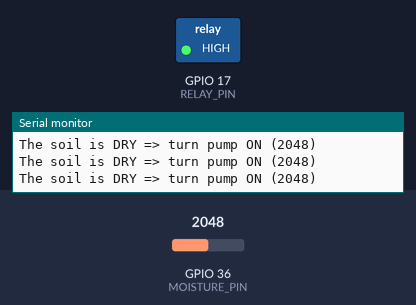
Bench run of a sketch on a simulated ESP32. Shown: switched loads named in the sketch (green lamp = pin HIGH), the last lines printed to the serial monitor. The test bench sets the inputs (shaded band); at power-on: GPIO 36 (MOISTURE_PIN) = 2048.

Above: at 1.2 s.
1.3 s: GPIO 36 (MOISTURE_PIN) set to 1555
2.8 s: GPIO 36 (MOISTURE_PIN) set to 1457
At 4.0 s:
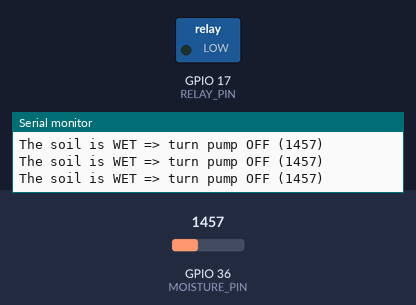
4.3 s: GPIO 36 (MOISTURE_PIN) set to 1540
At 5.4 s:
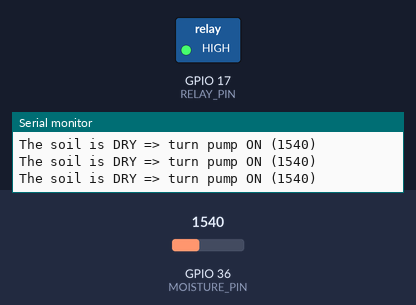
5.9 s: GPIO 36 (MOISTURE_PIN) set to 1460
At 6.7 s:
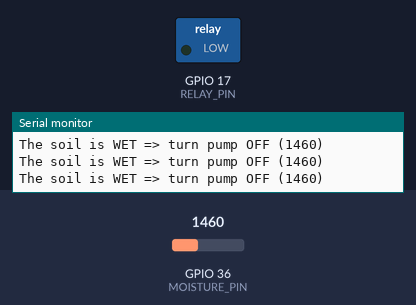
Timing chart, 0 to 8.5 s (numbered marks = the images above; inputs shaded):
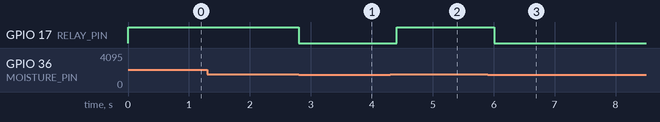

The sketch:

sketch_jan15a.ino
```cpp
/*
 * This ESP32 code is created by esp32io.com
 *
 * This ESP32 code is released in the public domain
 *
 * For more detail (instruction and wiring diagram), visit https://esp32io.com/tutorials/esp32-automatic-irrigation-system
 */

#define RELAY_PIN    17 // ESP32 pin GPIO17 that connects to relay
#define MOISTURE_PIN 36 // ESP32 pin GPIO36 (ADC0) that connects to AOUT pin of moisture sensor

#define THRESHOLD 1500 // CHANGE YOUR THRESHOLD HERE

void setup() {
  Serial.begin(9600);
  pinMode(RELAY_PIN, OUTPUT);
  // set the ADC attenuation to 11 dB (up to ~3.3V input)
  analogSetAttenuation(ADC_11db);
}

void loop() {
  int value = analogRead(MOISTURE_PIN); // read the analog value from sensor

  if (value > THRESHOLD) {
    Serial.print("The soil is DRY => turn pump ON");
    digitalWrite(RELAY_PIN, HIGH);
  } else {
    Serial.print("The soil is WET => turn pump OFF");
    digitalWrite(RELAY_PIN, LOW);
  }

  Serial.print(" (");
  Serial.print(value);
  Serial.println(")");

  delay(200);
}
```

Measured:
- the behaviour switches between 1501 and 1500 on GPIO 36 (MOISTURE_PIN) (found by bisection; images 0 and 1)
- after the input at 2.8 s, GPIO 17 (RELAY_PIN): HIGH → LOW at once
- after the input at 4.3 s, GPIO 17 (RELAY_PIN): LOW → HIGH after 0.11 s
- after the input at 5.9 s, GPIO 17 (RELAY_PIN): HIGH → LOW after 0.11 s
